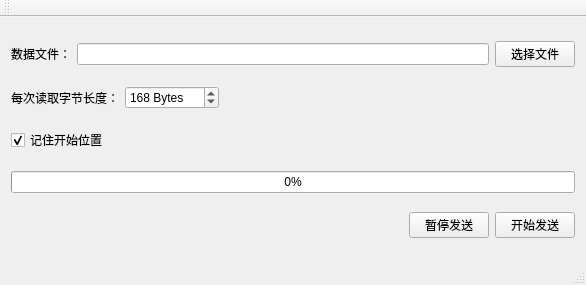
<?xml version="1.0" encoding="UTF-8"?>
<ui version="4.0">
 <class>MainWindow</class>
 <widget class="QMainWindow" name="MainWindow">
  <property name="geometry">
   <rect>
    <x>0</x>
    <y>0</y>
    <width>586</width>
    <height>285</height>
   </rect>
  </property>
  <property name="windowTitle">
   <string>DD数据模拟器</string>
  </property>
  <widget class="QWidget" name="centralWidget">
   <layout class="QVBoxLayout" name="verticalLayout">
    <item>
     <layout class="QHBoxLayout" name="horizontalLayout">
      <item>
       <widget class="QLabel" name="label">
        <property name="text">
         <string>数据文件：</string>
        </property>
       </widget>
      </item>
      <item>
       <widget class="QLineEdit" name="lineEdit_FileName"/>
      </item>
      <item>
       <widget class="QPushButton" name="pbt_Choose">
        <property name="text">
         <string>选择文件</string>
        </property>
       </widget>
      </item>
     </layout>
    </item>
    <item>
     <layout class="QHBoxLayout" name="horizontalLayout_3">
      <item>
       <widget class="QLabel" name="label_2">
        <property name="text">
         <string>每次读取字节长度：</string>
        </property>
       </widget>
      </item>
      <item>
       <widget class="QSpinBox" name="spinBox_Length">
        <property name="suffix">
         <string> Bytes</string>
        </property>
        <property name="maximum">
         <number>65536</number>
        </property>
        <property name="singleStep">
         <number>1</number>
        </property>
        <property name="value">
         <number>168</number>
        </property>
       </widget>
      </item>
      <item>
       <spacer name="horizontalSpacer_2">
        <property name="orientation">
         <enum>Qt::Horizontal</enum>
        </property>
        <property name="sizeHint" stdset="0">
         <size>
          <width>40</width>
          <height>20</height>
         </size>
        </property>
       </spacer>
      </item>
     </layout>
    </item>
    <item>
     <widget class="QCheckBox" name="checkBox">
      <property name="text">
       <string>记住开始位置</string>
      </property>
      <property name="checked">
       <bool>true</bool>
      </property>
     </widget>
    </item>
    <item>
     <widget class="QProgressBar" name="pBar_file">
      <property name="value">
       <number>0</number>
      </property>
     </widget>
    </item>
    <item>
     <layout class="QHBoxLayout" name="horizontalLayout_2">
      <item>
       <spacer name="horizontalSpacer">
        <property name="orientation">
         <enum>Qt::Horizontal</enum>
        </property>
        <property name="sizeHint" stdset="0">
         <size>
          <width>40</width>
          <height>20</height>
         </size>
        </property>
       </spacer>
      </item>
      <item>
       <widget class="QPushButton" name="pbt_ContinueSend">
        <property name="text">
         <string>暂停发送</string>
        </property>
       </widget>
      </item>
      <item>
       <widget class="QPushButton" name="pbt_Send">
        <property name="text">
         <string>开始发送</string>
        </property>
       </widget>
      </item>
     </layout>
    </item>
   </layout>
  </widget>
  <widget class="QMenuBar" name="menuBar">
   <property name="geometry">
    <rect>
     <x>0</x>
     <y>0</y>
     <width>586</width>
     <height>23</height>
    </rect>
   </property>
  </widget>
  <widget class="QToolBar" name="mainToolBar">
   <attribute name="toolBarArea">
    <enum>TopToolBarArea</enum>
   </attribute>
   <attribute name="toolBarBreak">
    <bool>false</bool>
   </attribute>
  </widget>
  <widget class="QStatusBar" name="statusBar"/>
 </widget>
 <layoutdefault spacing="6" margin="11"/>
 <resources/>
 <connections/>
</ui>
